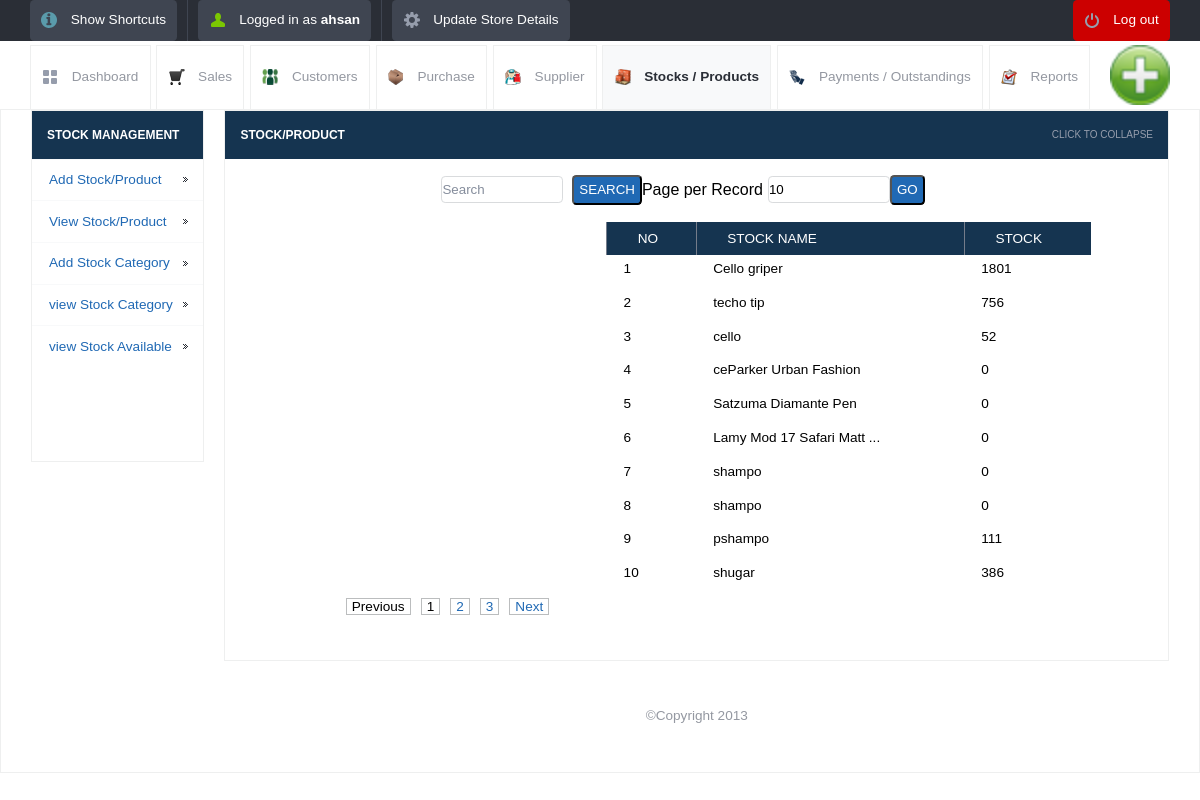
Page /view_stock_availability.php (signed in) on the committed database.
### tables this page shows
CREATE TABLE IF NOT EXISTS `stock_avail` (
  `id` int(10) unsigned NOT NULL AUTO_INCREMENT,
  `name` varchar(120) NOT NULL,
  `quantity` int(10) unsigned NOT NULL,
  PRIMARY KEY (`id`)
);

### lib/db.class.php (called while the page is built, shortened)
<?php
  class DB
  {
    function DB($base, $server, $user, $pass)
    {
     $myconnection =  mysql_select_db($base)              ;
    }
    function queryUniqueValue($query, $debug = -1)
    {
      $query = "$query LIMIT 1";
      $result = mysql_query($query) or $this->debugAndDie($query);
      $line = mysql_fetch_row($result);
      return $line[0];
    }
  }
?>

### init.php (called while the page is built, shortened)
<?php
	include("lib/db.class.php");
	$db = new DB($config['database'], $config['host'], $config['username'], $config['password']);
?>

### view_stock_availability.php (the view, shortened to what this page needs)
<?php
include_once("init.php");
?>
<!DOCTYPE html>
<html lang="en">
<head>
	<link rel="stylesheet" href="css/style.css">
	<?php include_once("tpl/common_js.php"); ?>
</head>
<body>
	<?php include_once("tpl/top_bar.php"); ?>
	<div id="header-with-tabs">
		<div class="page-full-width cf">
			<ul id="tabs" class="fl">
				<li><a href="dashboard.php" class="dashboard-tab">Dashboard</a></li>
				<li><a href="view_sales.php" class="sales-tab">Sales</a></li>
				<li><a href="view_customers.php" class=" customers-tab">Customers</a></li>
				<li><a href="view_purchase.php" class="purchase-tab">Purchase</a></li>
				<li><a href="view_supplier.php" class=" supplier-tab">Supplier</a></li>
				<li><a href="view_product.php" class="active-tab stock-tab">Stocks / Products</a></li>
				<li><a href="view_payments.php" class="payment-tab">Payments / Outstandings</a></li>
				<li><a href="view_report.php" class="report-tab">Reports</a></li>
			</ul>
			<a href="#" id="company-branding-small" class="fr"><img src="<?php if(isset($_SESSION['logo'])) { echo "upload/".$_SESSION['logo'];}else{ echo "upload/posnic.png"; } ?>" alt="Point of Sale" /></a>
		</div>
	</div>
	<div id="content">
		<div class="page-full-width cf">
			<div class="side-menu fl">
				<h3>Stock Management</h3>
				<ul>
					<li><a href="add_stock.php">Add Stock/Product</a></li>
					<li><a href="view_product.php">View Stock/Product</a></li>
					<li><a href="add_category.php">Add Stock Category</a></li>
					<li><a href="view_category.php">view Stock Category</a></li>
					<li><a href="view_stock_availability.php">view Stock Available</a></li>
				</ul>
				      <div style="background: #ffffff">
<ins class="adsbygoogle"
     style="display:inline-block;width:120px;height:90px"
     data-ad-client="ca-pub-5212135413309920"
     data-ad-slot="3677012951"></ins>
                                </div>
			</div>
			<div class="side-content fr">
				<div class="content-module">
					<div class="content-module-heading cf">
						<h3 class="fl">Stock/Product</h3>
						<span class="fr expand-collapse-text">Click to collapse</span>
					</div>
						<div class="content-module-main cf">
					<table >
<form action="" method="post" name="search" >
    <input name="searchtxt" type="text" class="round my_text_box" placeholder="Search" style="margin-left: 200px" >
&nbsp;&nbsp;<input name="Search" type="submit" class="my_button round blue   text-upper" value="Search">
</form>
 <form action="" method="get" name="limit_go">
    Page per Record<input name="limit" type="text" class="round my_text_box" id="search_limit" style="margin-left:5px;" value="<?php if(isset($_GET['limit'])) echo $_GET['limit']; else echo "10"; ?>" size="3" maxlength="3">
    <input name="go"  type="button" value="Go" class=" round blue my_button  text-upper" onclick="return confirmLimitSubmit()">
</form>
<form name="deletefiles" action="delete.php" method="post">
					<table>
		<?php
	$tbl_name="stock_avail";
	$adjacents = 3;
	$query = "SELECT COUNT(*) as num FROM $tbl_name";
	$total_pages = mysql_fetch_array(mysql_query($query));
	$total_pages = $total_pages[num];
	$limit = 10;
	$page = $_GET['page'];
	if($page)
		$start = ($page - 1) * $limit;
	else
		$start = 0;
	$sql = "SELECT * FROM stock_avail LIMIT $start, $limit ";
	$result = mysql_query($sql);
	if ($page == 0) $page = 1;
	$prev = $page - 1;
	$next = $page + 1;
	$lastpage = ceil($total_pages/$limit);
	$pagination = "";
	if($lastpage > 1)
	{
		$pagination .= "<div >";
		if ($page > 1)
			$pagination.= "<a href=\"view_product.php?page=$prev&limit=$limit\" class=my_pagination >Previous</a>";
		else
			$pagination.= "<span class=my_pagination>Previous</span>";
		if ($lastpage < 7 + ($adjacents * 2))
		{
			for ($counter = 1; $counter <= $lastpage; $counter++)
			{
				if ($counter == $page)
					$pagination.= "<span class=my_pagination>$counter</span>";
				else
					$pagination.= "<a href=\"view_product.php?page=$counter&limit=$limit\" class=my_pagination>$counter</a>";
			}
		}
		if ($page < $counter - 1)
			$pagination.= "<a href=\"view_product.php?page=$next&limit=$limit\" class=my_pagination>Next</a>";
		else
			$pagination.= "<span class= my_pagination >Next</span>";
		$pagination.= "</div>\n";
	}
?>
							<tr>
								<td>&nbsp;</td>
                                                                <th>No</th>
								<th>Stock Name</th>
								<th>Stock</th>
								<td>&nbsp;</td><td>&nbsp;</td>
							</tr>
<?php $i=1; $no=$page-1; $no=$no*$limit;
while($row = mysql_fetch_array($result))
{
 ?>
	<tr>
            <td>&nbsp;</td>
   <td> <?php echo $no+$i; ?></td>
   <td><?php echo $row['name']; ?></td>
   <td> <?php $quantity = $db->queryUniqueValue("SELECT quantity FROM stock_avail WHERE name='".$row['name']."'"); echo $quantity; ?></td>
   <td>&nbsp;</td><td>&nbsp;</td>
</tr>
<?php $i++; } ?>
 <tr>
       <td align="center"><div style="margin-left:20px;"><?php echo $pagination; ?></div></td>
      </tr>
</table>
</form>
		</div>
	</div>
		<div id="footer">
		<p> &copy;Copyright 2013</p>
	</div>
</body>
</html>

### css/style.css (style rules this page uses)
*, html, body, div, dl, dt, dd, ul, ol, li, h1, h2, h3, h4, h5, h6, pre, form, label, fieldset, input, p, blockquote, th, td { margin: 0; padding: 0; }
table { border-collapse: collapse; border-spacing: 0; }
fieldset, img { border: 0; }
address, caption, cite, code, dfn, em, strong, th, var { font-style: normal; font-weight: normal; }
caption, th { text-align: left; }
h1, h2, h3, h4, h5, h6 { font-weight: normal; }
a img { border: none; }
a { text-decoration: none; }
body { font-size: 1em; }
.cf:before, .cf:after { content: ""; display: table; }
.cf:after { clear:both; }
.cf { zoom: 1; }
.round { border-radius: 0.3125em; -moz-border-radius: 0.3125em; -webkit-border-radius: 0.3125em; }
p { margin-bottom: 1.25em; color: #9498a1; }
.fl { float: left; }
.fr { float: right; }
h1, h2, h3, h4, h5, h6 { margin-bottom: 0.625em; }
body, form { font-family: "Droid Sans", Helvetica, Arial, sans-serif; line-height: 1.125em; }
p, .button, form input, ul#nav li ul, ul#tabs, div.side-menu ul li a, table, .information-box, .confirmation-box, .error-box, .error-message, .warning-box, ol, .regular-ul, .custom-ul, blockquote, cite { font-size: 0.85em; }
div.content-module-heading span { font-size: 0.625em; }
h3 { font-size: 0.75em; }
a { color: #2069b4; }
.blue { background-color: #2069b4; color: white; }
.my_text_box { border: 1px solid #D9DBDD; width:120px; height:25px; }
.my_button { height:30px; padding: 0px 5px 0px 5px; }
.my_pagination { border: 1px solid #bbbdbe; padding: 0px 5px 0px 5px; margin-left:10px; }
.page-full-width { padding: 0 1.875em; }
.text-upper { text-transform: uppercase; }
div#header-with-tabs { padding:0.25em 0 0; }
a#company-branding-small img { height: 60px; }
ul#tabs { list-style-type: none; }
ul#tabs li { float: left; }
ul#tabs li a { border: 1px solid #eeefef; border-bottom: none; padding: 1.666em 0.833em; margin: 0 0.416em -1px 0; display: block; color: #9498a1; }
ul#tabs li a.dashboard-tab { background: transparent url('../images/tab-dashboard.png') no-repeat 0.833em center ; padding-left: 3em; }
ul#tabs li a.sales-tab { background: transparent url('../images/sales-icon.png') no-repeat 0.833em center ; padding-left: 3em; }
ul#tabs li a.customers-tab { background: transparent url('../images/customer-icon.png') no-repeat 0.833em center ; padding-left: 3em; }
ul#tabs li a.purchase-tab { background: transparent url('../images/purchase-icon.png') no-repeat 0.833em center ; padding-left: 3em; }
ul#tabs li a.supplier-tab { background: transparent url('../images/supplier-icon.png') no-repeat 0.833em center ; padding-left: 3em; }
ul#tabs li a.stock-tab { background: transparent url('../images/stock-icon.png') no-repeat 0.833em center ; padding-left: 3em; }
ul#tabs li a.payment-tab { background: transparent url('../images/payment-icon.png') no-repeat 0.833em center ; padding-left: 3em; }
ul#tabs li a.report-tab { background: transparent url('../images/report-icon.png') no-repeat 0.833em center ; padding-left: 3em; }
ul#tabs li a.active-tab, ul#tabs li a.active-tab:hover { background-color: #f8f9fa; font-weight: bold; color: #2a2e36; }
table { width: 100%; margin-bottom: 1.25em; }
table th { background-color: #153450; color: white; text-transform: uppercase; padding: 0.55em .7em 0.55em 2.25em; border-left: 1px solid #747c8a; }
table tbody td { padding: 0.33em 0 0.833em 1.25em; }
div#content { background: #000000000 url('../images/artwork-pattern.png') repeat-x left bottom; border: 1px solid #eeefef; padding: 0em ; }
div.side-menu { background: #153450; border: 1px solid #eeefef; width: 15%; margin-bottom: 1em; }
div.side-menu h3 { text-transform: uppercase; font-weight: bold; margin: 1.25em; color: white; }
div.side-menu ul { list-style-type: none; }
div.side-menu ul li a { padding: 0.833em 1.25em; border-top: 1px solid #f8f9fa; display: block; background: white url('../images/menu-dark-indicator.png') no-repeat right center; }
div.side-content { width: 83%; }
div.content-module { background: white; margin-bottom: 1em; border: 1px solid #eeefef; }
div.content-module-heading { background: #153450; cursor: pointer; }
div.content-module-heading h3 { text-transform: uppercase; color: white; font-weight: bold; margin: 1.25em; }
div.content-module-heading span { color: #969dac; text-transform: uppercase; margin: 1.5em; }
div.content-module-main { padding: 1em; }
div#footer { text-align: center; padding: 1.875em 0; }

### rows in the picture
stock_avail: i "1", name "Cello griper", quantity "1801"
stock_avail: i "2", name "techo tip", quantity "756"
stock_avail: i "3", name "cello", quantity "52"
stock_avail: i "4", name "ceParker Urban Fashion", quantity "0"
stock_avail: i "5", name "Satzuma Diamante Pen", quantity "0"
stock_avail: i "6", name "Lamy Mod 17 Safari Matt ...", quantity "0"
stock_avail: i "7", name "shampo", quantity "0"
stock_avail: i "8", name "shampo", quantity "0"
stock_avail: i "9", name "pshampo", quantity "111"
stock_avail: i "10", name "shugar", quantity "386"

### other values in the picture
$POSNIC['username'] "ahsan"
